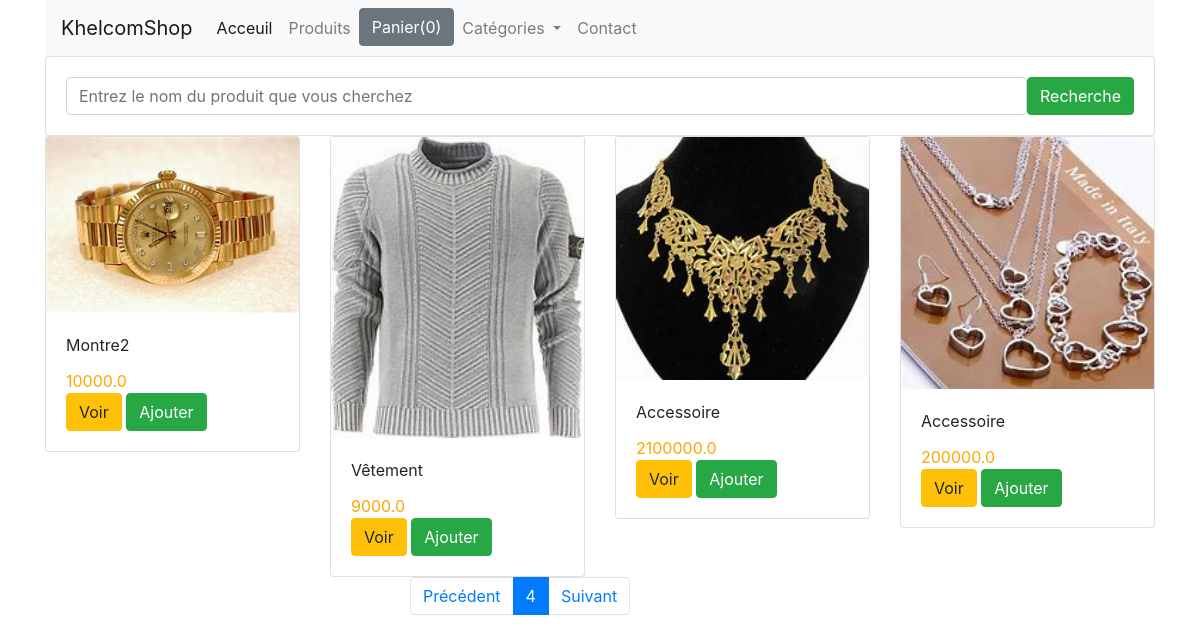
/?page=4, run on the app's committed database.
### shop/models.py (models this page shows, shortened)
class Product(models.Model):
    title = models.CharField(max_length=200)
    price = models.FloatField()
    description = models.TextField()
    category = models.ForeignKey(Category,related_name='categorie' ,on_delete=models.CASCADE)
    image = models.ImageField(upload_to='product_images/')
    date_added = models.DateTimeField(auto_now_add=True)

### shop/views.py (the view)
# urls.py: path('',index, name='home'),
def index(request):
    products = Product.objects.all()
    item_name =request.GET.get('item-name')
    if item_name != '' and item_name is not None:
        products= Product.objects.filter(title__icontains=item_name)
    paginator = Paginator(products, 4)
    page = request.GET.get('page')
    products = paginator.get_page(page)
    context = {
        'products': products
    }
    return render(request, 'shop/index.html', context)

### shop/templates/shop/index.html (shortened to what this page needs)
 {% extends "shop/base.html" %} {% block content %}
<div class="row">
    <div class="col-md-12">
        <form class=" card card-sm" method="GET">
            <div class="card-body row no-gutters align-items-center">
                <div class="col">
                    <input type="search" placeholder="Entrez le nom du produit que vous cherchez" name="item-name" class="form-control form-control-borderless">
                </div>
                <div class="col-auto">
                    <button type="submit" class="btn btn-success">Recherche</button>
                </div>
            </div>
        </form>
    </div>
</div>
<div class="row">
    {% for product in products %}
    <div class="col-md-3">
        <div class="card">
            <img src="{{ product.image.url }}" alt="{{ product.name }}">
            <div class="card-body">
                <div id="aa{{product.id}}" class="card-title">{{ product.title }}</div>
                <div id="price{{product.id}}" style="color: orange" class="card-text">{{ product.price }}</div>
                <a href="{{product.id}}" class="btn btn-warning">Voir</a>
                <button id="{{product.id}}" class="btn ted  btn-success">Ajouter</button>
            </div>
        </div>
    </div>
    {% endfor %}
</div>
</div>
<div class="row md-3">
    <div class="col-md-3 offset-md-4">
        <ul class="pagination">
            {% if products.has_previous %}
            <li class="page-item">
                <a class="page-link" href="?page={{ products.previous_page_number }}">Précédent</a>
            </li>
            {% endif %}
            <li class="page-item active">
                <a class="page-link" href="?page={{ products.number }}">{{ products.number }}</a>
            </li>
            {% if products.has_next %}
            <li class="page-item">
                <a class="page-link" href="?page={{ products.next_page_number }}">Suivant</a>
            </li>
            {% endif %}
        </ul>
    </div>
    {% endblock %} {% load static %}

### data on the page
Product: image (picture), title "Montre2", price "10000.0"
Product: image (picture), title "Vêtement", price "9000.0"
Product: image (picture), title "Accessoire", price "2100000.0"
Product: image (picture), title "Accessoire", price "200000.0"

### other printed values
{{ products.number }} "4"
